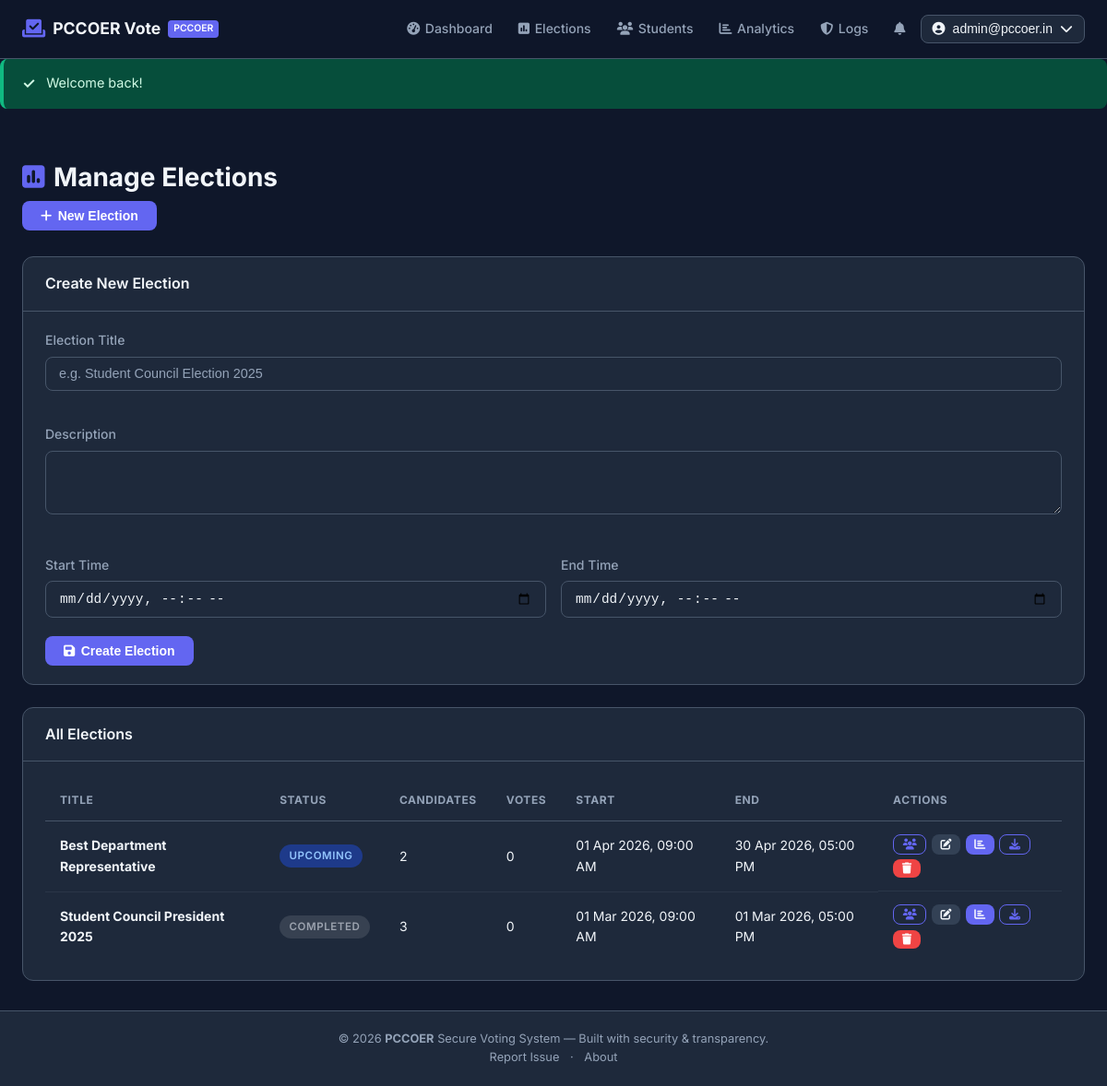
Screenshot of /admin/elections.php (signed in) with the database file from the repository.
### tables this page shows
CREATE TABLE IF NOT EXISTS elections (
    id INT AUTO_INCREMENT PRIMARY KEY,
    title VARCHAR(200) NOT NULL,
    description TEXT,
    start_time DATETIME NOT NULL,
    end_time DATETIME NOT NULL,
    status ENUM('upcoming','active','completed') NOT NULL DEFAULT 'upcoming',
    created_by INT NOT NULL,                
    created_at DATETIME NOT NULL DEFAULT CURRENT_TIMESTAMP,
    CONSTRAINT fk_election_creator FOREIGN KEY (created_by) REFERENCES users(id)
);

### includes/functions.php (called while the page is built, shortened)
<?php
function isLoggedIn(): bool {
    return isset($_SESSION['user_id']);
}
function clean(string $input): string {
    return htmlspecialchars(strip_tags(trim($input)), ENT_QUOTES, 'UTF-8');
}
function getFlash(): ?array {
    $f = $_SESSION['flash'] ?? null;
    return $f;
}
function formatDateTime(string $dt): string {
    return date('d M Y, h:i A', strtotime($dt));
}

### admin/elections.php (the view, shortened to what this page needs)
<?php
$db  = getDB();
$editElection = null;
$elections = $db->query("SELECT e.*, COUNT(DISTINCT c.id) as candidates, COUNT(DISTINCT v.id) as votes FROM elections e LEFT JOIN candidates c ON c.election_id=e.id LEFT JOIN votes v ON v.election_id=e.id AND v.is_valid=1 GROUP BY e.id ORDER BY e.start_time DESC")->fetchAll();
include __DIR__ . '/../includes/header.php';
?>
<div class="page-container">
  <div class="page-header">
    <h1><i class="fas fa-poll"></i> Manage Elections</h1>
    <button class="btn btn-primary" onclick="document.getElementById('createForm').scrollIntoView()">
      <i class="fas fa-plus"></i> New Election
    </button>
  </div>
  <div class="card mb-3" id="createForm">
    <div class="card-header"><h3><?= $editElection ? 'Edit Election' : 'Create New Election' ?></h3></div>
    <div class="card-body">
      <form method="POST">
        <div class="form-grid-2">
          <div class="form-group form-group--full">
            <label>Election Title</label>
            <input type="text" name="title" class="form-control" placeholder="e.g. Student Council Election 2025" required
                   value="<?= clean($editElection['title'] ?? $_POST['title'] ?? '') ?>">
          </div>
          <div class="form-group form-group--full">
            <label>Description</label>
            <textarea name="description" class="form-control" rows="3"><?= clean($editElection['description'] ?? '') ?></textarea>
          </div>
          <div class="form-group">
            <label>Start Time</label>
            <input type="datetime-local" name="start_time" class="form-control" required
                   value="<?= $editElection ? date('Y-m-d\TH:i', strtotime($editElection['start_time'])) : '' ?>">
          </div>
          <div class="form-group">
            <label>End Time</label>
            <input type="datetime-local" name="end_time" class="form-control" required
                   value="<?= $editElection ? date('Y-m-d\TH:i', strtotime($editElection['end_time'])) : '' ?>">
          </div>
        </div>
        <button type="submit" class="btn btn-primary">
          <i class="fas fa-save"></i> <?= $editElection ? 'Update Election' : 'Create Election' ?>
        </button>
      </form>
    </div>
  </div>
  <div class="card">
    <div class="card-header"><h3>All Elections</h3></div>
    <div class="card-body">
      <table class="data-table">
        <thead>
          <tr><th>Title</th><th>Status</th><th>Candidates</th><th>Votes</th><th>Start</th><th>End</th><th>Actions</th></tr>
        </thead>
        <tbody>
        <?php foreach ($elections as $el): ?>
          <tr>
            <td><strong><?= clean($el['title']) ?></strong></td>
            <td><span class="status-badge status-<?= $el['status'] ?>"><?= ucfirst($el['status']) ?></span></td>
            <td><?= $el['candidates'] ?></td>
            <td><?= $el['votes'] ?></td>
            <td><?= formatDateTime($el['start_time']) ?></td>
            <td><?= formatDateTime($el['end_time']) ?></td>
            <td class="action-btns">
              <a href="candidates.php?election_id=<?= $el['id'] ?>" class="btn btn-outline btn-xs" title="Candidates"><i class="fas fa-users"></i></a>
              <a href="elections.php?edit=<?= $el['id'] ?>" class="btn btn-secondary btn-xs" title="Edit"><i class="fas fa-edit"></i></a>
              <a href="live_results.php?election_id=<?= $el['id'] ?>" class="btn btn-primary btn-xs" title="Results"><i class="fas fa-chart-bar"></i></a>
              <a href="export.php?election_id=<?= $el['id'] ?>" class="btn btn-outline btn-xs" title="Export"><i class="fas fa-download"></i></a>
              <a href="elections.php?delete=<?= $el['id'] ?>&confirm=1" class="btn btn-danger btn-xs" onclick="return confirm('Delete this election? This cannot be undone.')" title="Delete"><i class="fas fa-trash"></i></a>
            </td>
          </tr>
        <?php endforeach; ?>
        </tbody>
      </table>
    </div>
  </div>
</div>
<?php include __DIR__ . '/../includes/footer.php'; ?>

### includes/header.php (shortened to what this page needs)
<!DOCTYPE html>
<html lang="en">
<head>
<link rel="stylesheet" href="<?= BASE_URL ?>assets/css/style.css">
<link rel="stylesheet" href="https://cdnjs.cloudflare.com/ajax/libs/font-awesome/6.4.0/css/all.min.css">
</head>
<body class="<?= isset($_SESSION['role']) ? 'role-' . $_SESSION['role'] : '' ?>">
<nav class="navbar">
  <div class="nav-brand">
    <i class="fas fa-vote-yea nav-icon"></i>
    <span><?= SITE_NAME ?></span>
    <span class="nav-subtitle">PCCOER</span>
  </div>
  <div class="nav-links">
  <?php if (isLoggedIn()): ?>
    <?php if ($_SESSION['role'] === 'admin'): ?>
      <a href="<?= BASE_URL ?>admin/dashboard.php"><i class="fas fa-tachometer-alt"></i> Dashboard</a>
      <a href="<?= BASE_URL ?>admin/elections.php"><i class="fas fa-poll"></i> Elections</a>
      <a href="<?= BASE_URL ?>admin/students.php"><i class="fas fa-users"></i> Students</a>
      <a href="<?= BASE_URL ?>admin/analytics.php"><i class="fas fa-chart-bar"></i> Analytics</a>
      <a href="<?= BASE_URL ?>admin/audit_logs.php"><i class="fas fa-shield-alt"></i> Logs</a>
    <?php else: ?>
      <a href="<?= BASE_URL ?>student/dashboard.php"><i class="fas fa-home"></i> Home</a>
      <a href="<?= BASE_URL ?>student/elections.php"><i class="fas fa-poll"></i> Elections</a>
      <a href="<?= BASE_URL ?>student/history.php"><i class="fas fa-history"></i> My Votes</a>
    <?php endif; ?>
    <a href="<?= BASE_URL ?>student/notifications.php" class="notif-link">
      <i class="fas fa-bell"></i>
    </a>
    <div class="nav-dropdown">
      <button class="nav-user-btn">
        <i class="fas fa-user-circle"></i>
        <?= clean($_SESSION['email'] ?? '') ?>
        <i class="fas fa-chevron-down"></i>
      </button>
    </div>
  <?php else: ?>
    <a href="<?= BASE_URL ?>auth/login.php" class="btn btn-outline">Login</a>
    <a href="<?= BASE_URL ?>auth/register.php" class="btn btn-primary">Register</a>
  <?php endif; ?>
  </div>
</nav>
<main class="main-content">
<?php $flash = getFlash(); if ($flash): ?>
<div class="alert alert-<?= $flash['type'] ?>">
  <span class="alert-icon"><?php
    echo ['success'=>'✓','error'=>'✗','warning'=>'⚠','info'=>'ℹ'][$flash['type']] ?? 'ℹ';
  ?></span>
  <?= clean($flash['message']) ?>
</div>
<?php endif; ?>

### includes/footer.php (shortened to what this page needs)
</main>
<footer class="footer">
  <div class="footer-inner">
    <p>&copy; <?= date('Y') ?> <strong>PCCOER</strong> Secure Voting System &mdash; Built with security &amp; transparency.</p>
    <p class="footer-links">
      <a href="<?= BASE_URL ?>student/complaint.php">Report Issue</a> &middot;
      <a href="#">About</a>
    </p>
  </div>
</footer>
</body>
</html>

### rows the page displays
elections: title "Best Department Representative", status "UPCOMING", candidates "2", votes "0", start_time "01 Apr 2026, 09:00 AM", end_time "30 Apr 2026, 05:00 PM"
elections: title "Student Council President 2025", status "COMPLETED", candidates "3", votes "0", start_time "01 Mar 2026, 09:00 AM", end_time "01 Mar 2026, 05:00 PM"

### other values shown
SITE_NAME "PCCOER Vote"
$_SESSION['email'] "admin@pccoer.in"
$flash['message'] "Welcome back!"
